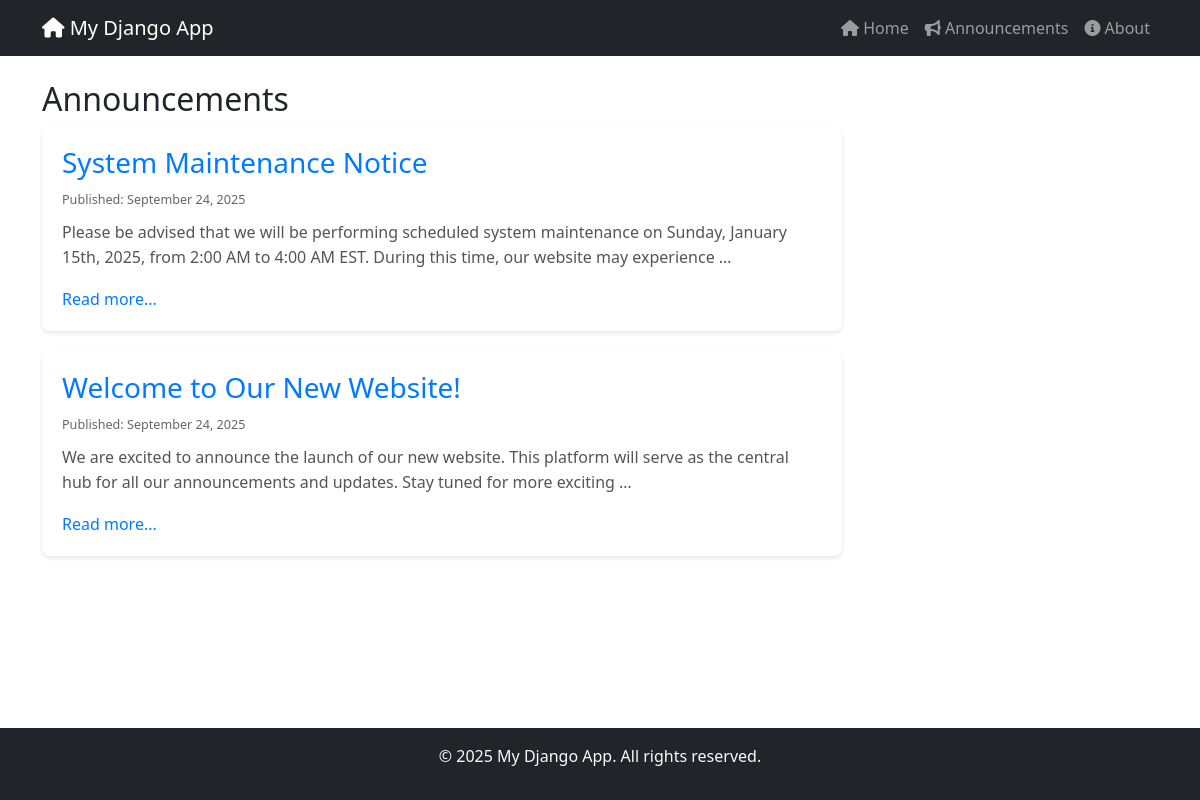
Page /announcements/ on the committed database.
### core/models.py (models this page shows, shortened)
class Announcement(models.Model):
    title = models.CharField(max_length=200)
    content = models.TextField()
    created_at = models.DateTimeField(default=timezone.now)
    updated_at = models.DateTimeField(auto_now=True)
    class Meta:
        ordering = ['-created_at']

### core/views.py (the view)
# urls.py: path('announcements/', views.announcements_list, name='announcements_list'),
def announcements_list(request):
  announcements = Announcement.objects.all()
  return render(request, 'announcements/list.html', {
    'title': 'Announcements',
    'announcements': announcements
  })

### core/templates/announcements/list.html (shortened to what this page needs)
{% extends 'base.html' %}
{% block content %}
  <h2>Announcements</h2>
  {% if announcements %}
    <div class="announcements-list">
      {% for announcement in announcements %}
        <div class="announcement-card">
          <h3><a href="{% url 'announcement_detail' announcement.id %}">{{ announcement.title }}</a></h3>
          <p class="announcement-meta">
            <small>Published: {{ announcement.created_at|date:"F d, Y" }}</small>
          </p>
          <p class="announcement-preview">
            {{ announcement.content|truncatewords:30 }}
          </p>
          <a href="{% url 'announcement_detail' announcement.id %}" class="read-more-link">Read more...</a>
        </div>
      {% endfor %}
    </div>
  {% else %}
    <p>No announcements available at the moment.</p>
  {% endif %}
{% endblock %}

### core/templates/base.html (shortened to what this page needs)
{% load static %}
<!doctype html>
<html lang="en">
<head>
  <link rel="stylesheet" href="{% static 'css/style.css' %}">
  <link href="https://cdn.jsdelivr.net/npm/bootstrap@5.3.0/dist/css/bootstrap.min.css" rel="stylesheet">
  <link href="https://cdnjs.cloudflare.com/ajax/libs/font-awesome/6.0.0/css/all.min.css" rel="stylesheet">
</head>
<body>
  <nav class="navbar navbar-expand-lg navbar-dark bg-dark">
    <div class="container">
      <a class="navbar-brand" href="{% url 'home' %}">
        <i class="fas fa-home"></i> My Django App
      </a>
      <div class="collapse navbar-collapse" id="navbarNav">
        <ul class="navbar-nav ms-auto">
          <li class="nav-item">
            <a class="nav-link" href="{% url 'home' %}">
              <i class="fas fa-home"></i> Home
            </a>
          </li>
          <li class="nav-item">
            <a class="nav-link" href="{% url 'announcements_list' %}">
              <i class="fas fa-bullhorn"></i> Announcements
            </a>
          </li>
          <li class="nav-item">
            <a class="nav-link" href="{% url 'about' %}">
              <i class="fas fa-info-circle"></i> About
            </a>
          </li>
        </ul>
      </div>
    </div>
  </nav>
  <main class="container mt-4">
    {% block content %}{% endblock %}
  </main>
  <footer class="bg-dark text-light text-center py-3 mt-5">
    <div class="container">
      <p>&copy; 2025 My Django App. All rights reserved.</p>
    </div>
  </footer>
</body>
</html>

### core/static/css/style.css (style rules this page uses)
html, body { height: 100%; margin: 0; }
body { font-family: Arial, sans-serif; background: #f9f9f9; color: #333; display: flex; flex-direction: column; }
main { flex: 1; }
.announcements-list { max-width: 800px; }
.announcement-card { background: white; border-radius: 8px; padding: 20px; margin-bottom: 20px; box-shadow: 0 2px 4px rgba(0, 0, 0, 0.1); transition: box-shadow 0.3s ease; }
.announcement-card h3 { margin-top: 0; color: #007bff; }
.announcement-card h3 a { text-decoration: none; color: inherit; }
.announcement-meta { color: #666; font-size: 0.9em; margin-bottom: 10px; }
.announcement-preview { color: #555; line-height: 1.6; }
.read-more-link { color: #007bff; text-decoration: none; font-weight: 500; }

### rows in the picture
Announcement: title "System Maintenance Notice", created_at "September 24, 2025", content "Please be advised that we will be performing scheduled system maintenance on Sunday, January 15th, 2025, from 2:00 AM to 4:00 AM EST. During this time, our website may experience …"
Announcement: title "Welcome to Our New Website!", created_at "September 24, 2025", content "We are excited to announce the launch of our new website. This platform will serve as the central hub for all our announcements and updates. Stay tuned for more exciting …"
